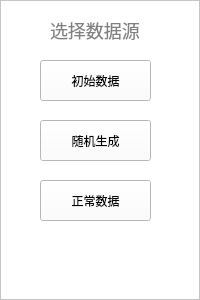
<?xml version="1.0" encoding="UTF-8"?>
<ui version="4.0"> 
 <class>selectData</class>
 <widget class="QWidget" name="selectData">
  <property name="geometry">
   <rect>
    <x>0</x>
    <y>0</y>
    <width>200</width>
    <height>300</height>
   </rect>
  </property>
  <property name="windowTitle">
   <string>selectData</string>
  </property>
  <widget class="QFrame" name="frame">
   <property name="geometry">
    <rect>
     <x>0</x>
     <y>0</y>
     <width>200</width>
     <height>300</height>
    </rect>
   </property>
   <property name="styleSheet">
    <string notr="true">background-color: rgb(255, 255, 255);</string>
   </property>
   <property name="frameShape">
    <enum>QFrame::StyledPanel</enum>
   </property>
   <property name="frameShadow">
    <enum>QFrame::Raised</enum>
   </property>
   <widget class="QLabel" name="label">
    <property name="geometry">
     <rect>
      <x>50</x>
      <y>20</y>
      <width>91</width>
      <height>21</height>
     </rect>
    </property>
    <property name="styleSheet">
     <string notr="true">color:#808080;
border:none;
font-size:18px;
font-family:&quot;微软雅黑&quot;;
text-align:left;</string>
    </property>
    <property name="text">
     <string>选择数据源</string>
    </property>
   </widget>
   <widget class="QPushButton" name="btnInitial">
    <property name="geometry">
     <rect>
      <x>40</x>
      <y>60</y>
      <width>111</width>
      <height>41</height>
     </rect>
    </property>
    <property name="text">
     <string>初始数据</string>
    </property>
   </widget>
   <widget class="QPushButton" name="btnRandom">
    <property name="geometry">
     <rect>
      <x>40</x>
      <y>120</y>
      <width>111</width>
      <height>41</height>
     </rect>
    </property>
    <property name="text">
     <string>随机生成</string>
    </property>
   </widget>
   <widget class="QPushButton" name="btnNormal">
    <property name="geometry">
     <rect>
      <x>40</x>
      <y>180</y>
      <width>111</width>
      <height>41</height>
     </rect>
    </property>
    <property name="text">
     <string>正常数据</string>
    </property>
   </widget>
  </widget>
 </widget>
 <layoutdefault spacing="6" margin="11"/>
 <resources/>
 <connections/>
</ui>
